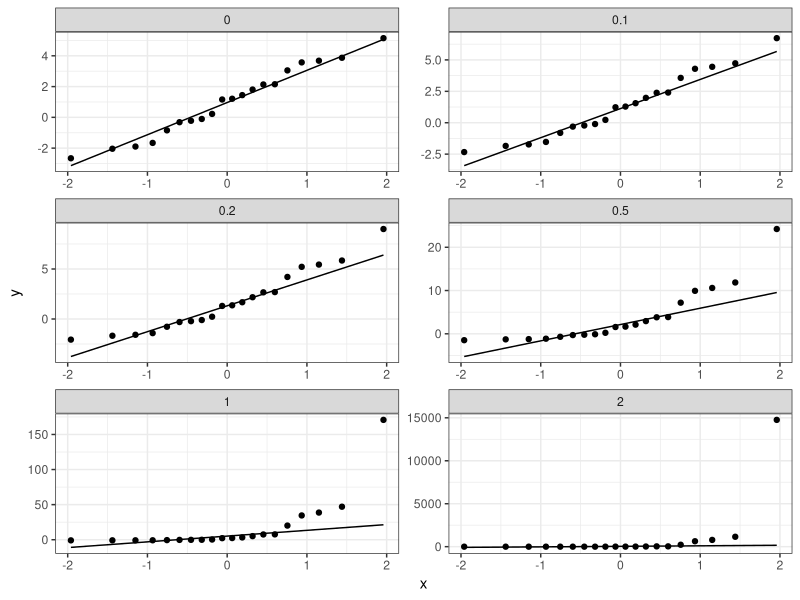
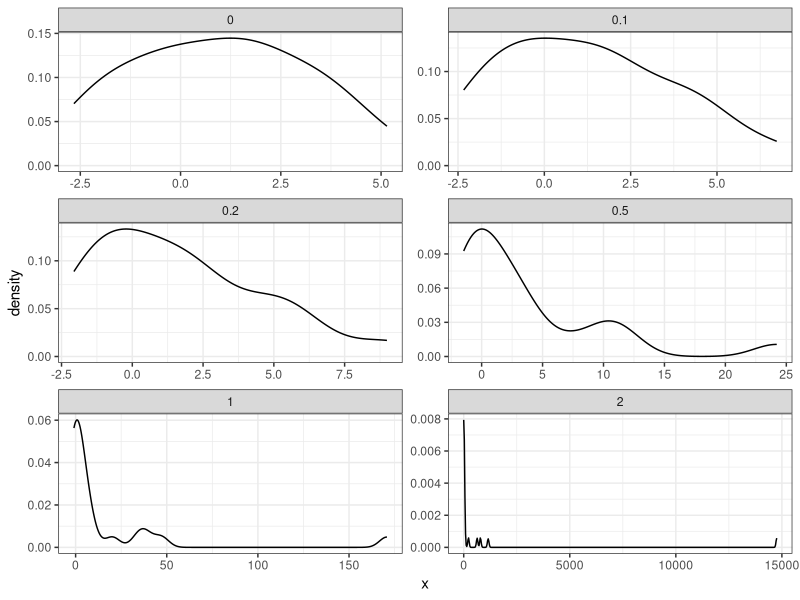
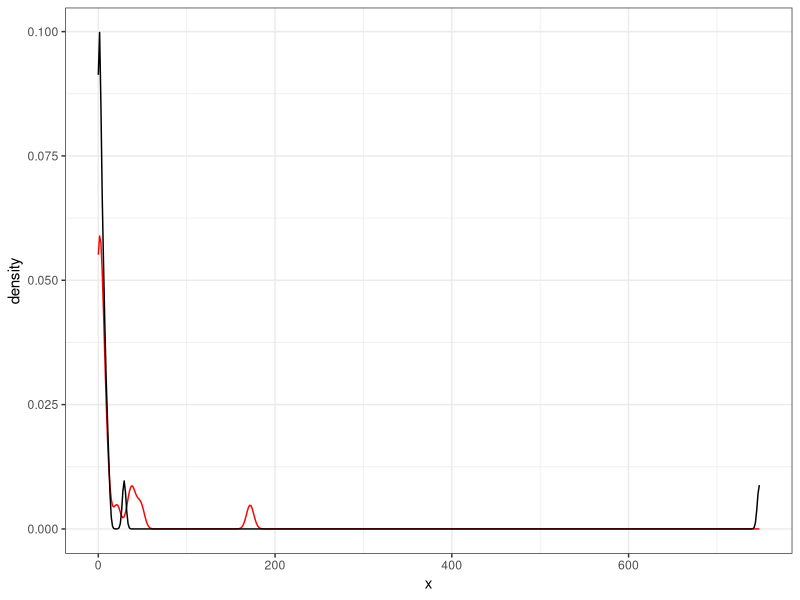
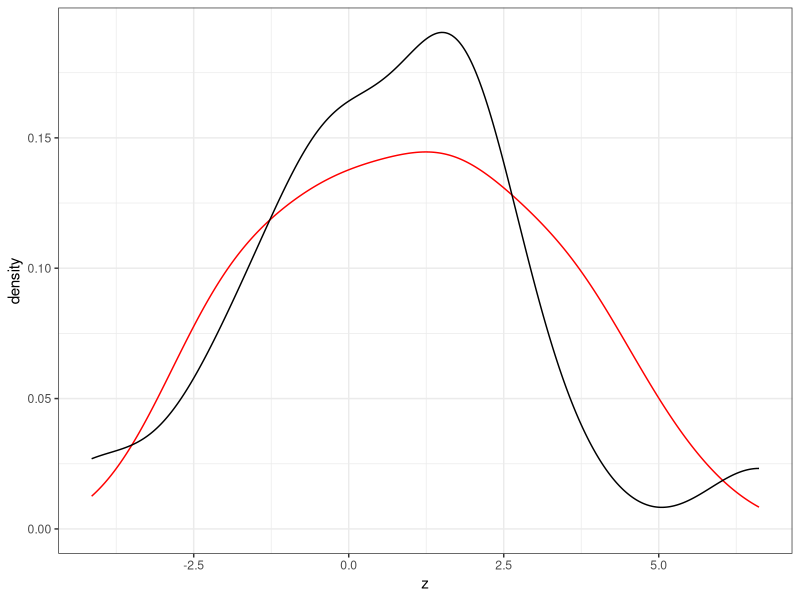

Write R code to recreate these figures, in order.
## ---- chunk 1

  library(ggplot2);library(dplyr);library(purrr)

  x <- c(0.07, 3.35, 35.58, 21.14, 0.15, 0.73, 
         8.47, 0.9, 0.43, 39.69, 3.19, 0.19, 4.24, 
         0.13, 6.09, 0.8, 171.8, 1.25, 48.03, 8.6)
  
  boxcox <- function(x, lambda = 0L){
    
    if(lambda == 0L){
      log(x)
    } else {
      (x^lambda - 1) / lambda
    }
    
  }
  
  inv_boxcox <- function(z, lambda = 0L){
    
    if(lambda == 0L){
      exp(z)
    } else {
      (lambda * z + 1)^(1/lambda)
    }
    
  }
  
  lambda_vals <- tibble(
    lambda  = c(0, 0.1, 0.2, 0.5, 1, 2),
    id  = as.character(1:6)
  )
  
  df <- lambda_vals$lambda %>% 
    map_df( ~ tibble(x = boxcox(x, .)), .id = "id") %>%
    left_join(lambda_vals, by = "id")
  
  # Q-Q plot (normal distribution is default comparison)
  ggplot(df, aes(sample=x)) + 
    geom_qq() + geom_qq_line() +
    facet_wrap(~lambda, scales = "free", nrow = 3) +
    theme_bw()
  
  # KDE 
  ggplot(df, aes(x=x)) + 
    geom_density() +
    facet_wrap(~lambda, scales = "free", nrow = 3) +
    theme_bw()

## ---- chunk 2

  # transformed data:
  z <- boxcox(x = x, lambda = 0L)

  mean_z <- mean(z)
  var_z <- var(z)
  
  z_sim <- rnorm(n = length(z), mean = mean_z, sd = sqrt(var_z))
  
  x_sim <- inv_boxcox(z = z_sim, lambda = 0L)
  
  ggplot() +
    geom_density(aes(x = x), colour = "red") + 
    geom_density(aes(x = x_sim), colour = "black") + 
    theme_bw()

## ---- chunk 3

  ggplot() +
    geom_density(aes(x = z), colour = "red") + 
    geom_density(aes(x = z_sim), colour = "black") + 
    theme_bw()

